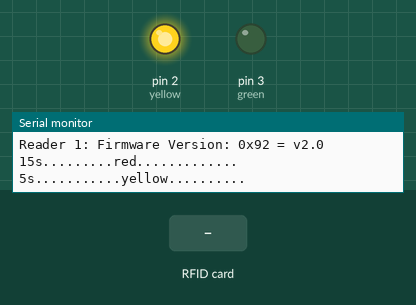
Bench run of a sketch on a simulated Arduino Uno, built with avr-gcc and run on an emulated ATmega328P. On the bench: output pins drawn as LEDs (lit = HIGH), the last lines printed to the serial monitor. Inputs (shaded band) come from the test bench. Pins used as bus, display or sensor lines are not drawn.

Above: at 1.3 s.
1.4 s: RFID card 59 DA B5 98 held to the reader
At 3.9 s:
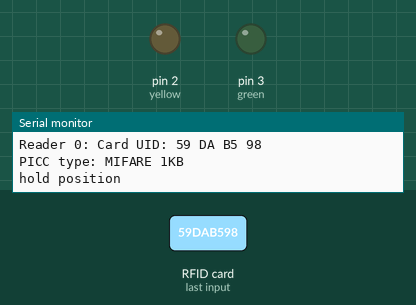
At 14.4 s:
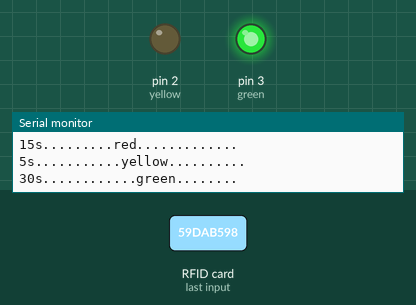
Timing chart, 0 to 20.3 s (numbered marks = the images above; inputs shaded):
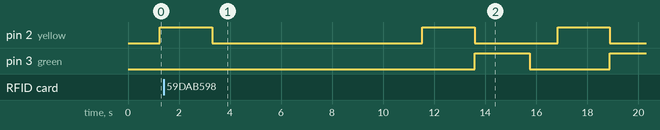

The sketch:

rfid.ino
```cpp
#include <SPI.h>
#include <MFRC522.h>

#define RST_PIN 9
#define SS_1_PIN 10
#define SS_2_PIN 8
byte red = 1;
byte yellow = 2;
byte green = 3;
#define NR_OF_READERS 2

byte ssPins[] = {SS_1_PIN, SS_2_PIN};

MFRC522 mfrc522[NR_OF_READERS];

// Desired UID to detect
byte desiredUID[] = {0x59, 0xDA, 0xB5, 0x98};

void setup() {
  Serial.begin(115200);
  pinMode(red,OUTPUT);
  pinMode(yellow,OUTPUT);
  pinMode(green,OUTPUT);
  while (!Serial);
  SPI.begin();
  for (uint8_t reader = 0; reader < NR_OF_READERS; reader++) {
    mfrc522[reader].PCD_Init(ssPins[reader], RST_PIN);
    Serial.print(F("Reader "));
    Serial.print(reader);
    Serial.print(F(": "));
    mfrc522[reader].PCD_DumpVersionToSerial();
  }
}
void loop(){
  READ();
digitalWrite(red, HIGH);
  digitalWrite(yellow, LOW);
  digitalWrite(green, LOW);
  Serial.println("15s.........red.............");
if(READ()){

}else{
  delay(1000);
  }
READ();
  digitalWrite(red, LOW);
  digitalWrite(yellow, HIGH);
  digitalWrite(green, LOW);
  Serial.println("5s...........yellow..........");
if(READ()){

}else{
  delay(1000);
  }
delay(1000);
  digitalWrite(red, LOW);
  digitalWrite(yellow, LOW);
  digitalWrite(green, HIGH);
  Serial.println("30s............green........");
  READ();
  if(READ()){

}else{
  delay(1000);
  }
delay(1000);

    }
char READ() {
  for (uint8_t reader = 0; reader < NR_OF_READERS; reader++) {
    if (mfrc522[reader].PICC_IsNewCardPresent() && mfrc522[reader].PICC_ReadCardSerial()) {
      Serial.print(F("Reader "));
      Serial.print(reader);
      Serial.print(F(": Card UID:"));
      if (checkUID(mfrc522[reader].uid.uidByte, mfrc522[reader].uid.size)) {
        // Card UID matches desired UID
        dump_byte_array(mfrc522[reader].uid.uidByte, mfrc522[reader].uid.size);
        Serial.println();
        Serial.print(F("PICC type: "));
        MFRC522::PICC_Type piccType = mfrc522[reader].PICC_GetType(mfrc522[reader].uid.sak);
        Serial.println(mfrc522[reader].PICC_GetTypeName(piccType));
        // Proceed with desired actions
  digitalWrite(red, HIGH);
  digitalWrite(yellow, LOW);
  digitalWrite(green, LOW);
  Serial.println("hold position");
  delay(5000);
      } else {
        // Card UID does not match desired UID
        Serial.println(F("Card rejected."));
      }
      mfrc522[reader].PICC_HaltA();
      mfrc522[reader].PCD_StopCrypto1();
    }
  }
}

bool checkUID(byte *buffer, byte bufferSize) {
  if (bufferSize != sizeof(desiredUID))
    return false;
  for (byte i = 0; i < bufferSize; i++) {
    if (buffer[i] != desiredUID[i])
      return false;
  }
  return true;
}

void dump_byte_array(byte *buffer, byte bufferSize) {
  for (byte i = 0; i < bufferSize; i++) {
    Serial.print(buffer[i] < 0x10 ? " 0" : " ");
    Serial.print(buffer[i], HEX);
  }
}
```
